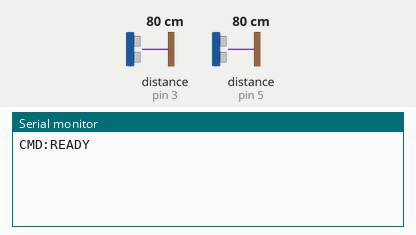
Simulated run of this sketch. Board: Arduino Uno, built with avr-gcc and run on an emulated ATmega328P. On the bench: the last lines printed to the serial monitor. Wiring (inferred from the names in the program): 2 × ultrasonic range finder: trigger pin 2, echo pin 3 / trigger pin 4, echo pin 5. The inputs (shaded band) are chosen by the test bench; at power-on: distance to the obstacle (sensors on pin 3, pin 5) 80 cm. The echo pulse lasts 58.3 µs per cm.

Above: at 6.1 s.
6.2 s: distance to the obstacle (sensor on pin 3) set to 6 cm
8.2 s: distance to the obstacle (sensor on pin 5) set to 14 cm
At 8.5 s:
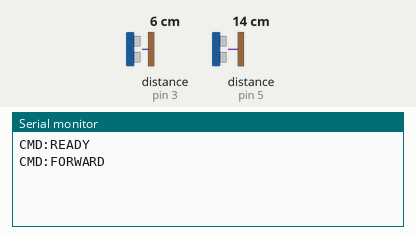
9.7 s: distance to the obstacle (sensor on pin 5) set to 18 cm
At 10.0 s:
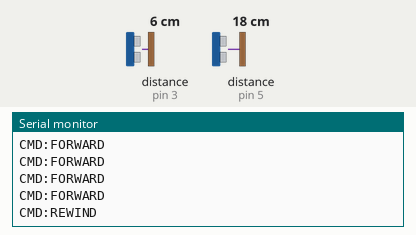

Measured:
- the behaviour switches between 15 and 16 cm on distance to the obstacle (sensor on pin 5) (found by bisection; images 1 and 2)
- after the input at 8.2 s, the serial monitor: prints a new line after 0.13 s (image 1)
- after the input at 9.7 s, the serial monitor: prints a new line after 0.13 s (image 2)

The sketch:

gesture_controller.ino
```cpp
//This is arduino script for wavesynch project

#define TRIG_L  2
#define ECHO_L  3
#define TRIG_R  4
#define ECHO_R  5


#define CLOSE_MIN   8
#define CLOSE_MAX  14
#define GAP_LOW    15
#define FAR_MIN    15
#define FAR_MAX    26


#define ENTRY_HOLD    120
// eliminates any accidental gesture taht is present in the zone
#define VOL_REPEAT    170
#define SEEK_REPEAT   220
#define COOLDOWN       80

#define NUM_SAMPLES     3
#define ECHO_TIMEOUT  4500


enum Zone { NONE, CLOSE, FAR };

struct Sensor {
  uint8_t trig, echo;

  Zone    currentZone;       // the zone where we hand currently is present in
  Zone    candidateZone;     // zone where hand has just entered  according to us , originally every gesture is considered to be in the candidate zone
  unsigned long enteredAt;   // at what time did the hand enter the candidatezone
  unsigned long lastFired;   // at what time did we last sent a command or the sensor last received the command
  unsigned long zoneStartAt; // when hand entered currentZone (for hold detection)
  bool    ppFired;           // introduced in order to ensure that Play/Pause doesn't spam while hand held constantly in the position
};

//defining the sensors and their pins
Sensor L = { TRIG_L, ECHO_L, NONE, NONE, 0, 0, 0, false };
Sensor R = { TRIG_R, ECHO_R, NONE, NONE, 0, 0, 0, false };


int singlePing(uint8_t trig, uint8_t echo) {
  // Clears the trigger pin of the sensor to ensure a clean HIGH pulse
  digitalWrite(trig, LOW);
  delayMicroseconds(2);
  // Sends a 10-microsecond pulse to trigger the sensor burst so that we can measure the distance because of the reflection of the sound wave when any object hits
  digitalWrite(trig, HIGH);
  delayMicroseconds(10);
  digitalWrite(trig, LOW);
  unsigned long t = pulseIn(echo, HIGH, ECHO_TIMEOUT);
  if (t == 0) return -1; //in case the object is out of range or there is prolonged absence of any interference or any object in front of the sensor
  // Convert time (till which pin stay HIGH) to centimeters using the speed of sound
  int d = (int)(t * 0.01715f);
  // Returns distance if it fits within the zones
  return (d >= CLOSE_MIN && d <= FAR_MAX + 15) ? d : -1;
}

int getDist(Sensor& s) {
  int buf[NUM_SAMPLES], cnt = 0;
  //for sampling and better accuracy or to avoid noise , we gather multiple distance readings
  for (int i = 0; i < NUM_SAMPLES; i++) {
    int d = singlePing(s.trig, s.echo);
    if (d >= 0) buf[cnt++] = d; //only valid readings will be saved
    delayMicroseconds(350);
  }
  if (cnt == 0) return -1;
//sorts the samples gathered in ascending order
  for (int i = 1; i < cnt; i++) {
    int v = buf[i], j = i - 1;
    while (j >= 0 && buf[j] > v) { buf[j+1] = buf[j]; j--; }
    buf[j+1] = v;
  }
  //best case or the median of all the samples is selected to ensure accuracy
  return buf[cnt / 2];
}

//to classify which zone the hand is present in
Zone classify(int d) {
  if (d < 0)                          return NONE;
  if (d >= CLOSE_MIN && d <= CLOSE_MAX) return CLOSE; // Hand is near the sensor
  if (d >= FAR_MIN   && d <= FAR_MAX)   return FAR; // Hand is far from the sensor
  return NONE;
}


unsigned long lastAnyCMD = 0;
unsigned long lastPPFired = 0;
#define POST_PP_QUIET  600


void sendCMD(Sensor& s, const char* cmd, unsigned long repeatInterval) {
  unsigned long now = millis();
  if (now - lastPPFired   < POST_PP_QUIET)  return;
  if (now - s.lastFired   < repeatInterval) return;
  if (now - lastAnyCMD    < COOLDOWN)        return;
  Serial.println(cmd);
  s.lastFired = now;
  lastAnyCMD  = now;
}


void updateSensor(Sensor& s, int dist, bool isLeft) {
  unsigned long now  = millis();
  Zone          z    = classify(dist);


  if (z != s.candidateZone) {

    s.candidateZone = z; // Track new candidate zone
    s.enteredAt     = now; //stars the confirmationtracker
  }


  if (z != NONE && z == s.candidateZone &&
      now - s.enteredAt >= ENTRY_HOLD &&
      z != s.currentZone) {
    s.currentZone  = z;
    s.zoneStartAt  = now;
    s.ppFired      = false;
    s.lastFired    = 0;
  }
// Reset zone state if no hand is detected
  if (z == NONE) {
    s.currentZone = NONE;
    return;
  }

  if (s.currentZone == NONE) return;

  if (isLeft) {
    if (s.currentZone == CLOSE) sendCMD(s, "CMD:VOL_UP",   VOL_REPEAT);
    if (s.currentZone == FAR)   sendCMD(s, "CMD:VOL_DOWN", VOL_REPEAT);

  } else {
    if (s.currentZone == CLOSE) {
      sendCMD(s, "CMD:FORWARD", SEEK_REPEAT);
    }

    if (s.currentZone == FAR) {
      sendCMD(s, "CMD:REWIND", SEEK_REPEAT);
    }
  }
}


void setup() {
  Serial.begin(115200);
  pinMode(TRIG_L, OUTPUT); pinMode(ECHO_L, INPUT);
  pinMode(TRIG_R, OUTPUT); pinMode(ECHO_R, INPUT);
  Serial.println("CMD:READY"); // Signals to the python backend that system is online
}


#define PP_CONFIRM_MS  300
#define PP_COOLDOWN   1000

unsigned long ppOverlapStart = 0;
bool          ppArmed        = false;
unsigned long lastPP         = 0;

bool inAnyZone(int d) {
  return (d >= CLOSE_MIN && d <= FAR_MAX);
}

void checkPlayPause(int dL, int dR) {
  unsigned long now = millis();
// Condition met if both sensors are present and working together since for play/pause , both hands are required together
  if (inAnyZone(dL) && inAnyZone(dR)) {
    if (!ppArmed) {
      ppArmed        = true;
      ppOverlapStart = now;
    }
    // Trigger if both hands are consistently held for the required time so that we dont calculate an error as a gesture.
    else if (now - ppOverlapStart >= PP_CONFIRM_MS &&
           now - lastPP         >= PP_COOLDOWN) {
  Serial.println("CMD:PLAY_PAUSE");
  lastPP      = now;
  lastPPFired = now;
  ppArmed     = false;

  L.currentZone   = NONE;  L.candidateZone = NONE;  L.enteredAt = now;
  R.currentZone   = NONE;  R.candidateZone = NONE;  R.enteredAt = now;
}
  } else {
    ppArmed = false;
  }
}


void loop() {
  int dL = getDist(L);
  int dR = getDist(R);


  bool bothIn = inAnyZone(dL) && inAnyZone(dR);
  checkPlayPause(dL, dR);

  if (!bothIn) {
    updateSensor(L, dL, true);
    updateSensor(R, dR, false);
  }


}
```
